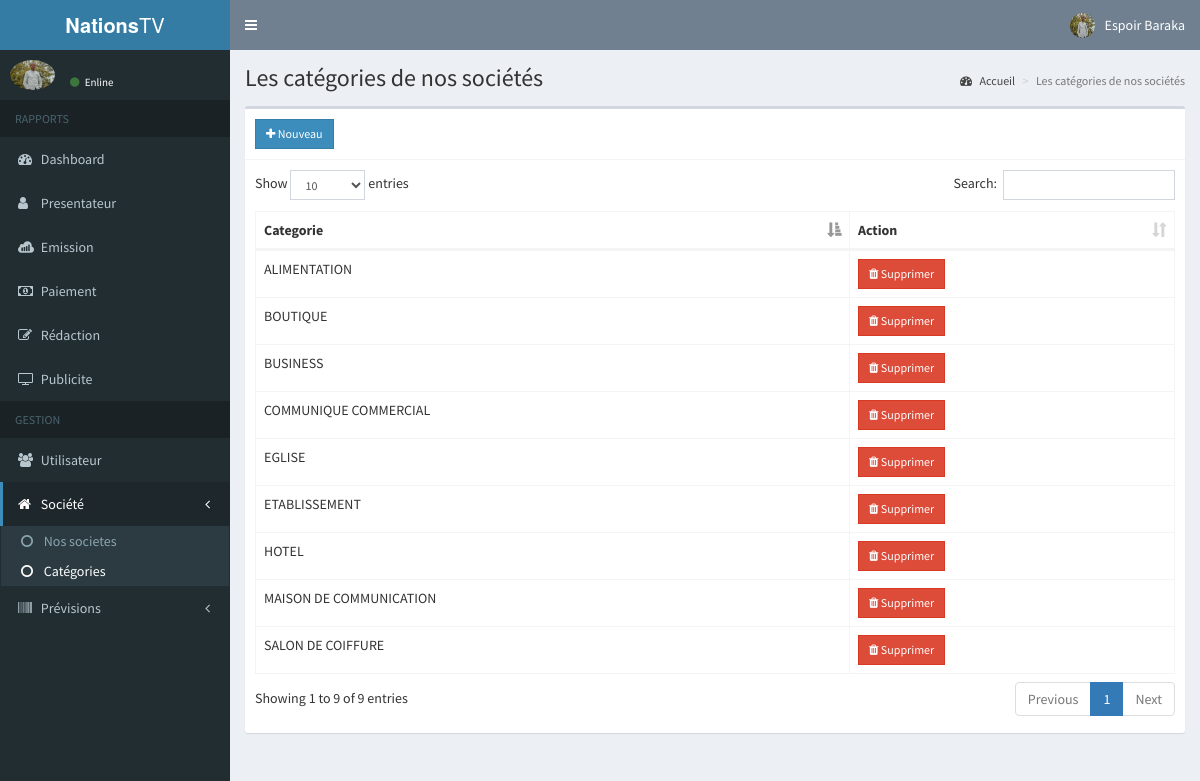
Screenshot of /categorie_societe.php (signed in) with the database file from the repository.
### tables this page shows
CREATE TABLE `t_user` (
  `CodeUser` int(11) NOT NULL,
  `Username` varchar(50) NOT NULL,
  `Password` varchar(100) NOT NULL,
  `Photo` text NOT NULL,
  `Nom` varchar(50) NOT NULL,
  `Postnom` varchar(50) NOT NULL,
  `Created_on` date NOT NULL,
  `Status` int(11) NOT NULL
);

CREATE TABLE `t_categorie_societe` (
  `CodeCategorieSociete` int(11) NOT NULL,
  `Categorie` varchar(50) NOT NULL
);

### includes/sessionconnected.php (called while the page is built, shortened)
<?php
	include 'conn.php';
	$conn = $pdo->open();
	$stmt = $conn->prepare("SELECT * FROM t_user WHERE CodeUser=:code");
	$stmt->execute(['code'=>$_SESSION['CodeUser']]);
	$user = $stmt->fetch();
?>

### categorie_societe.php (the view, shortened to what this page needs)
<?php
  include 'includes/sessionconnected.php';
?>
<?php include 'includes/header.php'; ?>
<body class="hold-transition skin-blue sidebar-mini">
<div class="wrapper">
  <?php include 'includes/navbar.php'; ?>
  <?php include 'includes/menubar.php'; ?>
  <div class="content-wrapper">
    <section class="content-header">
      <h1>
        Les catégories de nos sociétés
      </h1>
      <ol class="breadcrumb">
        <li><a href="home.php"><i class="fa fa-dashboard"></i> Accueil</a></li>
        <li class="active">Les catégories de nos sociétés</li>
      </ol>
    </section>
    <section class="content">
      <div class="row">
        <div class="col-xs-12">
          <div class="box">
            <div class="box-header with-border">
              <a href="#addcategorie" data-toggle="modal" class="btn btn-primary btn-sm btn-flat"><i class="fa fa-plus"></i> Nouveau</a>
            </div>
            <div class="box-body">
              <table id="tableau" class="table table-bordered">
                <thead>
                  <th>Categorie</th>
                  <th>Action</th>
                </thead>
                <tbody>
                  <?php
                    $conn = $pdo->open();
                    try{
                      $stmt = $conn->prepare("SELECT * FROM t_categorie_societe");
                      $stmt->execute();
                      foreach($stmt as $categ1){
                        echo "
                          <tr>
                            <td>".$categ1['Categorie']."</td>
                            <td>
                              <button class='btn btn-danger btn-sm delete btn-flat' data-id='".$categ1['CodeCategorieSociete']."'><i class='fa fa-trash'></i> Supprimer</button>
                            </td>
                          </tr>
                        ";
                      }
                    }
                    catch(PDOException $e){
                      echo $e->getMessage();
                    }
                  ?>
                </tbody>
              </table>
            </div>
          </div>
        </div>
      </div>
      </section>
    </div>
</div>
</body>
</html>

### includes/header.php (shortened to what this page needs)
<!DOCTYPE html>
<html>
<head>
  	<link rel="stylesheet" href="bower_components/bootstrap/dist/css/bootstrap.min.css">
  	<link rel="stylesheet" href="bower_components/font-awesome/css/font-awesome.min.css">
    <link rel="stylesheet" href="bower_components/select2/dist/css/select2.min.css">
  	<link rel="stylesheet" href="dist/css/AdminLTE.min.css">
    <link rel="stylesheet" href="bower_components/datatables.net-bs/css/dataTables.bootstrap.min.css">
    <link rel="stylesheet" href="bower_components/bootstrap-daterangepicker/daterangepicker.css">
    <link rel="stylesheet" href="plugins/timepicker/bootstrap-timepicker.min.css">
    <link rel="stylesheet" href="bower_components/bootstrap-datepicker/dist/css/bootstrap-datepicker.min.css">
    <link rel="stylesheet" href="dist/css/skins/_all-skins.min.css">
</head>

### includes/navbar.php (shortened to what this page needs)
<header class="main-header">
  <a href="#" class="logo">
    <span class="logo-lg"><b>Nations</b>TV</span>
  </a>
  <nav class="navbar navbar-static-top">
    <a href="#" class="sidebar-toggle" data-toggle="push-menu" role="button">
    </a>
    <div class="navbar-custom-menu">
      <ul class="nav navbar-nav">
        <li class="dropdown user user-menu">
        <a href="#" class="dropdown-toggle" data-toggle="dropdown">
            <img src="<?php echo (!empty($user['Photo'])) ? 'img/'.$user['Photo'] : 'img/user.png'; ?>" class="user-image" alt="User Image">
            <span class="hidden-xs"><?php echo $user['Nom'].' '.$user['Postnom']; ?></span>
          </a>
        </li>
      </ul>
    </div>
  </nav>
</header>

### includes/menubar.php (shortened to what this page needs)
<aside class="main-sidebar">
  <section class="sidebar">
    <div class="user-panel">
      <div class="pull-left image">
        <img src="<?php echo (!empty($user['Photo'])) ? 'img/'.$user['Photo'] : 'img/user.png'; ?>" class="img-circle" alt="User Image">
      </div>
      <div class="pull-left info">
        <a><i class="fa fa-circle text-success"></i> Enline</a>
      </div>
    </div>
    <ul class="sidebar-menu" data-widget="tree">
      <li class="header">RAPPORTS</li>
      <li><a href="home.php"><i class="fa fa-dashboard"></i> <span>Dashboard</span></a></li>
      <li><a href="presentateur.php"><i class="fa fa-user"></i> <span>Presentateur</span></a></li>
      <li><a href="emission.php"><i class="fa fa-sellsy"></i> <span>Emission</span></a></li>
      <li><a href="paiement.php"><i class="fa fa-money"></i> <span>Paiement</span></a></li>
      <li><a href="redaction.php"><i class="fa fa-edit"></i> <span>Rédaction</span></a></li>
      <li><a href="publicite.php"><i class="fa fa-television"></i> <span>Publicite</span></a></li>
      <li class="header">GESTION</li>
      <li><a href="#.php"><i class="fa fa-users"></i> <span>Utilisateur</span></a></li>
      <li class="treeview">
        <a href="#">
          <i class="fa fa-home"></i>
          <span>Société</span>
          <span class="pull-right-container">
            <i class="fa fa-angle-left pull-right"></i>
          </span>
        </a>
        <ul class="treeview-menu">
          <li><a href="societe.php"><i class="fa fa-circle-o"></i> Nos societes</a></li>
          <li><a href="categorie_societe.php"><i class="fa fa-circle-o"></i> Catégories</a></li>
        </ul>
      </li>
      <li class="treeview">
        <a href="#">
          <i class="fa fa-barcode"></i>
          <span>Prévisions</span>
          <span class="pull-right-container">
            <i class="fa fa-angle-left pull-right"></i>
          </span>
        </a>
      </li>
    </ul>
  </section>
</aside>

### rows the page displays
t_user: Photo (picture), Nom "Espoir", Postnom "Baraka"
t_categorie_societe: Categorie "ALIMENTATION"
t_categorie_societe: Categorie "BOUTIQUE"
t_categorie_societe: Categorie "MAISON DE COMMUNICATION"
t_categorie_societe: Categorie "HOTEL"
t_categorie_societe: Categorie "ETABLISSEMENT"
t_categorie_societe: Categorie "SALON DE COIFFURE"
t_categorie_societe: Categorie "EGLISE"
t_categorie_societe: Categorie "BUSINESS"
t_categorie_societe: Categorie "COMMUNIQUE COMMERCIAL"
